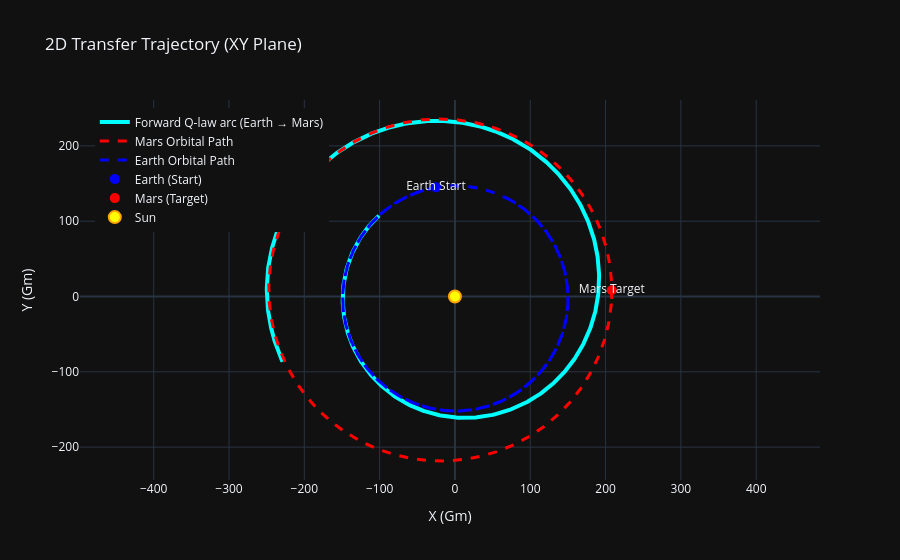
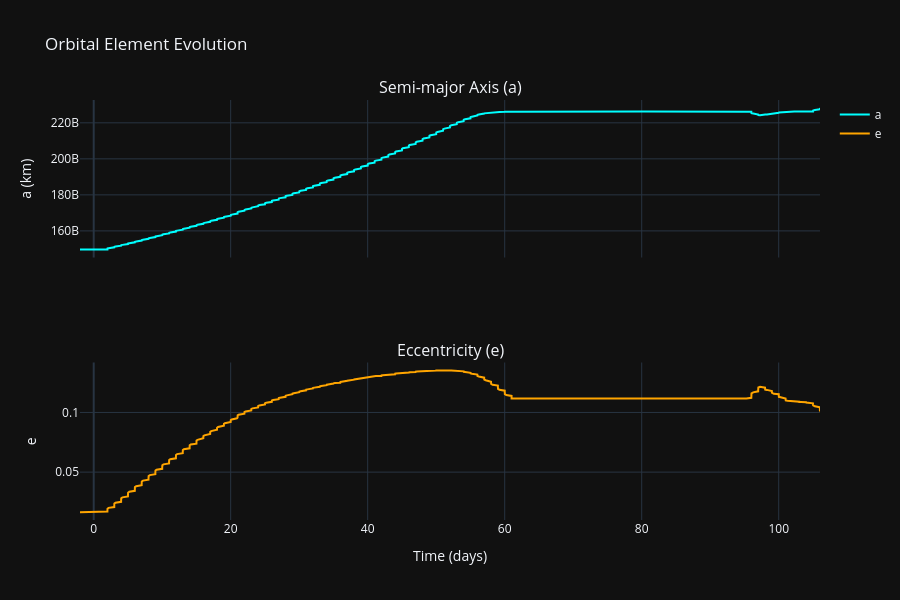
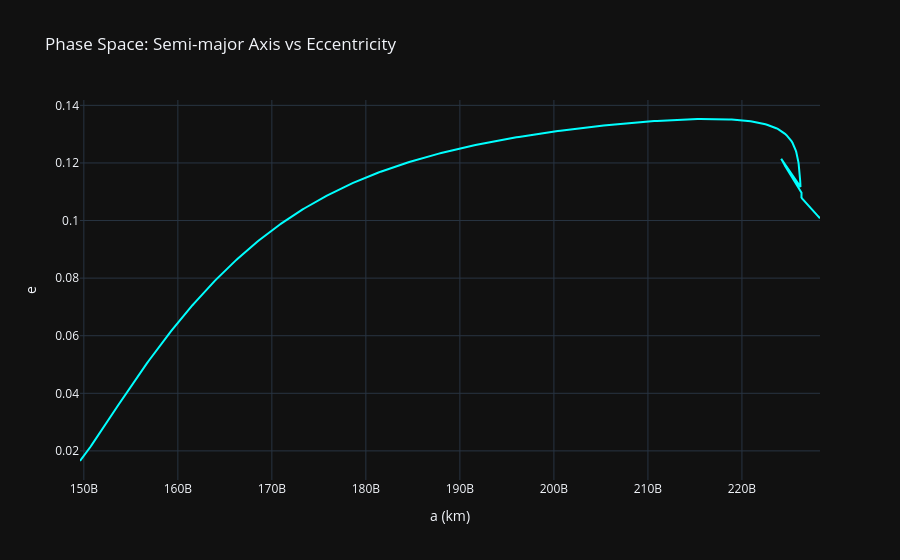
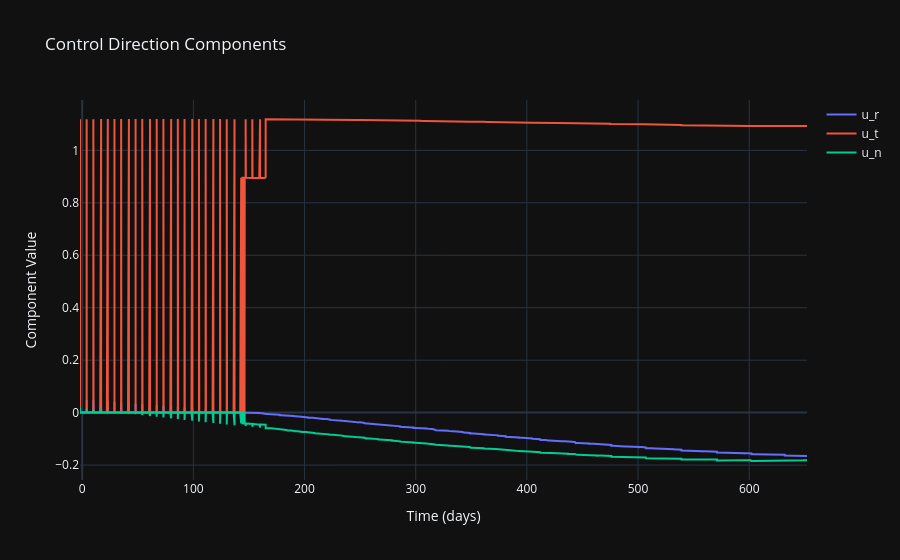

Write notebook code for charts like these, in order.
### Code cell
import plotly.graph_objects as go
import numpy as np

# Convert to Gm (1e9 m)
AU_TO_GM = 1.495978707e2

# Example: pick one TOF from your loop
best_tf = tf_days[-1]
best_t0 = best_departure

# Get positions
earth_initial = earth_loc[best_t0, 0:3]
mars_initial  = mars_loc[best_t0, 0:3]
mars_final    = mars_loc[best_t0 + best_tf, 0:3]
earth_final   = earth_loc[best_t0 + best_tf, 0:3]

# Trajectories during flight (convert to Gm)
mars_traj_during_flight  = mars_loc[best_t0 : best_t0 + best_tf + 1, 0:3] / 1e9
earth_traj_during_flight = earth_loc[best_t0 : best_t0 + best_tf + 1, 0:3] / 1e9

# Forward trajectory
t_days_fw = fw_ts / 86400
r_traj_fw = fw_sol[0:3, :].T / 1e9

# Create 2D figure
fig = go.Figure()

# 1. Forward arc (Earth → Mars)
fig.add_trace(go.Scatter(
    x=r_traj_fw[:, 0],
    y=r_traj_fw[:, 1],
    mode='lines',
    name='Forward Q-law arc (Earth → Mars)',
    line=dict(width=4, color='cyan'),
    hovertemplate='<b>Time: %{text:.1f} days</b><br>X: %{x:.2f} Gm<br>Y: %{y:.2f} Gm<extra></extra>',
    text=t_days_fw
))

# 2. Mars orbit path
fig.add_trace(go.Scatter(
    x=mars_traj_during_flight[:, 0],
    y=mars_traj_during_flight[:, 1],
    mode='lines',
    name='Mars Orbital Path',
    line=dict(width=3, color='red', dash='dash'),
    hovertemplate='<b>Mars Path</b><br>X: %{x:.2f} Gm<br>Y: %{y:.2f} Gm<extra></extra>'
))

# 3. Earth orbit path
fig.add_trace(go.Scatter(
    x=earth_traj_during_flight[:, 0],
    y=earth_traj_during_flight[:, 1],
    mode='lines',
    name='Earth Orbital Path',
    line=dict(width=3, color='blue', dash='dash'),
    hovertemplate='<b>Earth Path</b><br>X: %{x:.2f} Gm<br>Y: %{y:.2f} Gm<extra></extra>'
))

# 4. Earth initial
fig.add_trace(go.Scatter(
    x=[earth_initial[0]/1e9],
    y=[earth_initial[1]/1e9],
    mode='markers+text',
    name='Earth (Start)',
    marker=dict(size=10, color='blue'),
    text=['Earth Start'],
    textposition="middle center"
))

# 5. Mars final (target)
fig.add_trace(go.Scatter(
    x=[mars_final[0]/1e9],
    y=[mars_final[1]/1e9],
    mode='markers+text',
    name='Mars (Target)',
    marker=dict(size=10, color='red'),
    text=['Mars Target'],
    textposition="middle center"
))

# 6. Sun at origin
fig.add_trace(go.Scatter(
    x=[0], y=[0],
    mode='markers',
    name='Sun',
    marker=dict(size=12, color='yellow', line=dict(color='orange', width=2))
))

# Layout tweaks (important for 2D orbital plots)
fig.update_layout(
    title="2D Transfer Trajectory (XY Plane)",
    xaxis_title="X (Gm)",
    yaxis_title="Y (Gm)",
    xaxis=dict(scaleanchor="y", scaleratio=1),  # keeps aspect ratio equal
    template="plotly_dark",
    legend=dict(x=0.02, y=0.98)
)

fig.show()


import plotly.graph_objects as go
from plotly.subplots import make_subplots
import numpy as np

t_days = fw_ts / 86400
print(t_days)
t_days = t_days-400
print(t_days)

# Create subplots (2 rows, shared x-axis)
fig = make_subplots(
    rows=2, cols=1,
    shared_xaxes=True,
    subplot_titles=("Semi-major Axis (a)", "Eccentricity (e)")
)

# --- Top: Semi-major axis ---
fig.add_trace(go.Scatter(
    x=t_days,
    y=fw_as,
    mode='lines',
    name='a',
    line=dict(color='cyan')
), row=1, col=1)

# --- Bottom: Eccentricity ---
fig.add_trace(go.Scatter(
    x=t_days,
    y=fw_es,
    mode='lines',
    name='e',
    line=dict(color='orange')
), row=2, col=1)

# Layout
fig.update_layout(
    title="Orbital Element Evolution",
    template="plotly_dark",
    height=600
)

# Axis labels
fig.update_xaxes(title_text="Time (days)", row=2, col=1)
fig.update_yaxes(title_text="a (km)", row=1, col=1)
fig.update_yaxes(title_text="e", row=2, col=1)

fig.show()


fig = go.Figure()

fig.add_trace(go.Scatter(
    x=fw_as,
    y=fw_es,
    mode='lines',
    line=dict(color='cyan'),
    name="Trajectory in (a,e)"
))

fig.update_layout(
    title="Phase Space: Semi-major Axis vs Eccentricity",
    xaxis_title="a (km)",
    yaxis_title="e",
    template="plotly_dark"
)

fig.show()

fig = go.Figure()

fig.add_trace(go.Scatter(x=t_days, y=fw_uhist[:,0], name="u_r"))
fig.add_trace(go.Scatter(x=t_days, y=fw_uhist[:,1], name="u_t"))
fig.add_trace(go.Scatter(x=t_days, y=fw_uhist[:,2], name="u_n"))

fig.update_layout(
    title="Control Direction Components",
    xaxis_title="Time (days)",
    yaxis_title="Component Value",
    template="plotly_dark"
)

fig.show()

fig = go.Figure()

fig.add_trace(go.Scatter(
    x=t_days,
    y=fw_qhist,
    mode='lines',
    name="Q-value",
    line=dict(color='orange')
))

fig.update_layout(
    title="Q-law Lyapunov Function",
    xaxis_title="Time (days)",
    yaxis_title="Q",
    template="plotly_dark"
)

fig.show()

### Figure 1 — Plotly figure (JSON) as saved in the notebook; plotly's stock layout.template omitted (floating-point values rounded to 4 significant figures; data arrays with more than 128 entries replaced by an {"elided": "..."} marker saying what was removed)
{"data": [{"hovertemplate": "<b>Time: %{text:.1f} days</b><br>X: %{x:.2f} Gm<br>Y: %{y:.2f} Gm<extra></extra>", "line": {"color": "cyan", "width": 4}, "mode": "lines", "name": "Forward Q-law arc (Earth → Mars)", "text": {"elided": "3954 float values"}, "type": "scatter", "x": {"elided": "3954 float values"}, "y": {"elided": "3954 float values"}}, {"hovertemplate": "<b>Mars Path</b><br>X: %{x:.2f} Gm<br>Y: %{y:.2f} Gm<extra></extra>", "line": {"color": "red", "dash": "dash", "width": 3}, "mode": "lines", "name": "Mars Orbital Path", "type": "scatter", "x": {"elided": "693 float values"}, "y": {"elided": "693 float values"}}, {"hovertemplate": "<b>Earth Path</b><br>X: %{x:.2f} Gm<br>Y: %{y:.2f} Gm<extra></extra>", "line": {"color": "blue", "dash": "dash", "width": 3}, "mode": "lines", "name": "Earth Orbital Path", "type": "scatter", "x": {"elided": "693 float values"}, "y": {"elided": "693 float values"}}, {"marker": {"color": "blue", "size": 10}, "mode": "markers+text", "name": "Earth (Start)", "text": ["Earth Start"], "textposition": "middle center", "type": "scatter", "x": [-25.21], "y": [144.9]}, {"marker": {"color": "red", "size": 10}, "mode": "markers+text", "name": "Mars (Target)", "text": ["Mars Target"], "textposition": "middle center", "type": "scatter", "x": [208.3], "y": [8.345]}, {"marker": {"color": "yellow", "line": {"color": "orange", "width": 2}, "size": 12}, "mode": "markers", "name": "Sun", "type": "scatter", "x": [0], "y": [0]}], "layout": {"legend": {"x": 0.02, "y": 0.98}, "title": {"text": "2D Transfer Trajectory (XY Plane)"}, "xaxis": {"scaleanchor": "y", "scaleratio": 1, "title": {"text": "X (Gm)"}}, "yaxis": {"title": {"text": "Y (Gm)"}}}}

### Figure 2 — Plotly figure (JSON) as saved in the notebook; plotly's stock layout.template omitted (floating-point values rounded to 4 significant figures; data arrays with more than 128 entries replaced by an {"elided": "..."} marker saying what was removed)
{"data": [{"line": {"color": "cyan"}, "mode": "lines", "name": "a", "type": "scatter", "x": {"elided": "3954 float values"}, "xaxis": "x", "y": {"elided": "655 float values"}, "yaxis": "y"}, {"line": {"color": "orange"}, "mode": "lines", "name": "e", "type": "scatter", "x": {"elided": "3954 float values"}, "xaxis": "x2", "y": {"elided": "655 float values"}, "yaxis": "y2"}], "layout": {"annotations": [{"font": {"size": 16}, "showarrow": false, "text": "Semi-major Axis (a)", "x": 0.5, "xanchor": "center", "xref": "paper", "y": 1, "yanchor": "bottom", "yref": "paper"}, {"font": {"size": 16}, "showarrow": false, "text": "Eccentricity (e)", "x": 0.5, "xanchor": "center", "xref": "paper", "y": 0.375, "yanchor": "bottom", "yref": "paper"}], "height": 600, "title": {"text": "Orbital Element Evolution"}, "xaxis": {"anchor": "y", "domain": [0, 1], "matches": "x2", "showticklabels": false}, "xaxis2": {"anchor": "y2", "domain": [0, 1], "title": {"text": "Time (days)"}}, "yaxis": {"anchor": "x", "domain": [0.625, 1], "title": {"text": "a (km)"}}, "yaxis2": {"anchor": "x2", "domain": [0, 0.375], "title": {"text": "e"}}}}

### Figure 3 — Plotly figure (JSON) as saved in the notebook; plotly's stock layout.template omitted (floating-point values rounded to 4 significant figures; data arrays with more than 128 entries replaced by an {"elided": "..."} marker saying what was removed)
{"data": [{"line": {"color": "cyan"}, "mode": "lines", "name": "Trajectory in (a,e)", "type": "scatter", "x": {"elided": "655 float values"}, "y": {"elided": "655 float values"}}], "layout": {"title": {"text": "Phase Space: Semi-major Axis vs Eccentricity"}, "xaxis": {"title": {"text": "a (km)"}}, "yaxis": {"title": {"text": "e"}}}}

### Figure 4 — Plotly figure (JSON) as saved in the notebook; plotly's stock layout.template omitted (floating-point values rounded to 4 significant figures; data arrays with more than 128 entries replaced by an {"elided": "..."} marker saying what was removed)
{"data": [{"name": "u_r", "type": "scatter", "x": {"elided": "3954 float values"}, "y": {"elided": "25038 float values"}}, {"name": "u_t", "type": "scatter", "x": {"elided": "3954 float values"}, "y": {"elided": "25038 float values"}}, {"name": "u_n", "type": "scatter", "x": {"elided": "3954 float values"}, "y": {"elided": "25038 float values"}}], "layout": {"title": {"text": "Control Direction Components"}, "xaxis": {"title": {"text": "Time (days)"}}, "yaxis": {"title": {"text": "Component Value"}}}}
